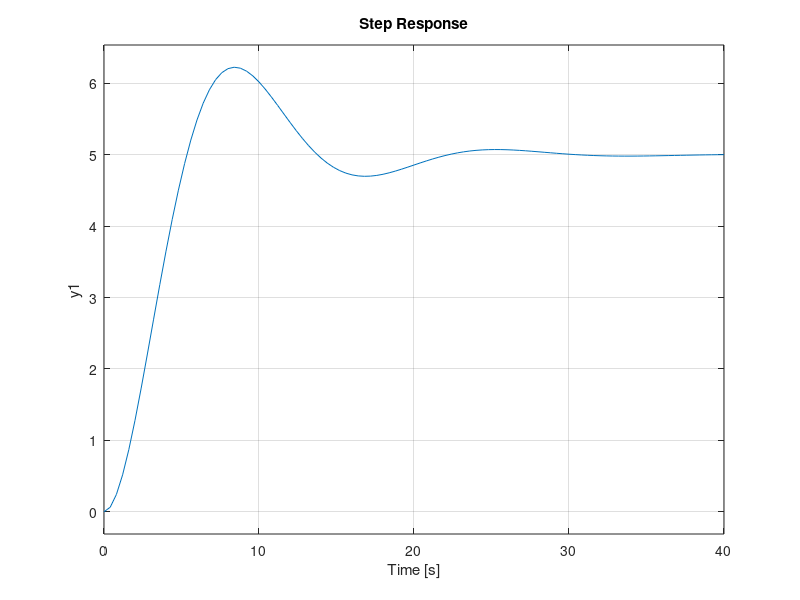
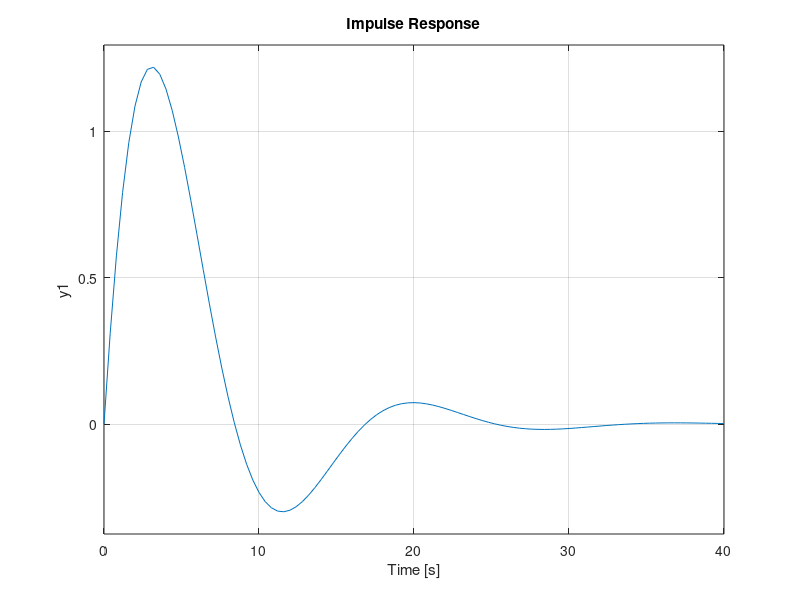

These charts were generated, in order, by the following MATLAB code: (Note: this script raises an error after producing the figures.)
t = 0;0.05;20;

y1= sin(t);

y2 = sin(t*2) + sin(t*3);

model = tf(5, [6 2 1]);

figure; 
step(model)

figure; 
impulse(model)

figure;
lsim(model, y1', t');



